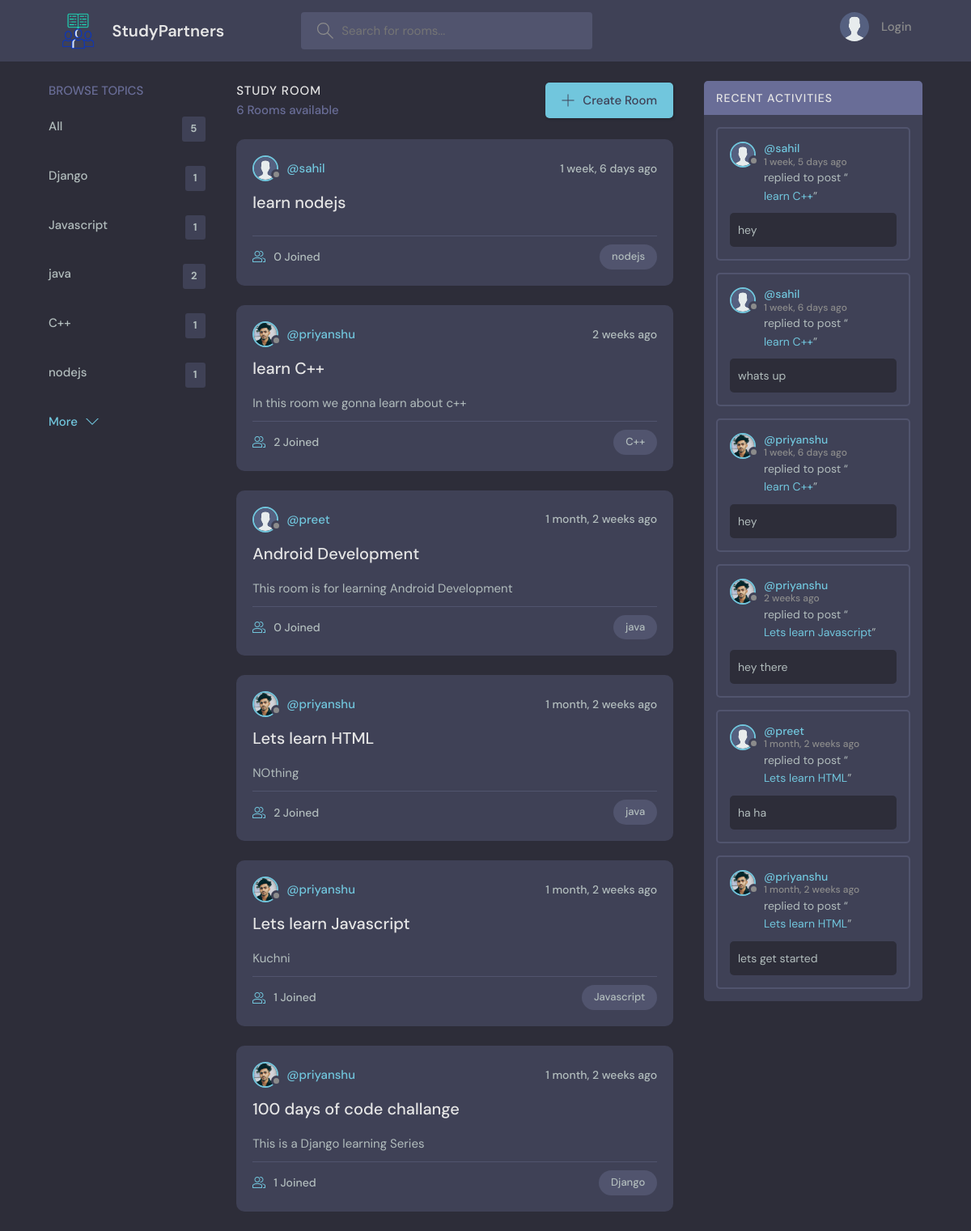
The page / on the database its author committed.
### base/models.py (models this page shows, shortened)
class Topic(models.Model):
    name = models.CharField(max_length=200)

class Room(models.Model):
    host = models.ForeignKey(User, on_delete=models.SET_NULL, null = True)
    topic =  models.ForeignKey(Topic, on_delete=models.SET_NULL, null = True)
    name = models.CharField(max_length=200)
    description = models.TextField(null=True, blank=True)
    participants = models.ManyToManyField(User, related_name='participants', blank=True)
    updated = models.DateTimeField(auto_now=True)
    created = models.DateTimeField(auto_now_add=True)
    class Meta:
        ordering = ['-updated','-created']
    def __str__(self):
        return self.name

class User(AbstractUser):
    name = models.CharField(max_length=200, null=True)
    email = models.EmailField(unique=True)
    bio = models.TextField(null=True)
    avatar = models.ImageField(null=True,default='avatar.svg')
    USERNAME_FIELD = 'email'
    REQUIRED_FIELDS = []

class Message(models.Model):
    user=models.ForeignKey(User, on_delete=models.CASCADE)
    room = models.ForeignKey(Room, on_delete=models.CASCADE)
    body = models.TextField()
    updated = models.DateTimeField(auto_now=True)
    created = models.DateTimeField(auto_now_add=True)
    class Meta:
        ordering = ['-updated','-created']

### base/views.py (the view)
# urls.py: path('', views.home,name = 'home'),
def home(request):
    q = request.GET.get('q') if request.GET.get('q') != None else ''
    rooms = Room.objects.filter(
        Q(topic__name__icontains=q) |
        Q(name__icontains=q) |
        Q(description__icontains=q)
        )
    topics = Topic.objects.all()[0:5]
    room_count = rooms.count()
    room_messages = Message.objects.filter(Q(room__topic__name__icontains=q))
    context = {'rooms': rooms ,'topics': topics ,'room_count':room_count,'room_messages':room_messages}
    return render(request, 'base/home.html' ,context )

### base/templates/base/home.html (shortened to what this page needs)
{%extends 'main.html' %}
{%block content%}
    <main class="layout layout--3">
      <div class="container">
        {% include 'base/topics_component.html'%}
        <div class="roomList">
          <div class="roomList__header">
            <div>
              <h2>Study Room</h2>
              <p>{{room_count}} Rooms available</p>
            </div>
            <a class="btn btn--main" href="{% url 'create-room' %}">
              <svg version="1.1" xmlns="http://www.w3.org/2000/svg" width="32" height="32" viewBox="0 0 32 32">
                <title>add</title>
                <path
                  d="M16.943 0.943h-1.885v14.115h-14.115v1.885h14.115v14.115h1.885v-14.115h14.115v-1.885h-14.115v-14.115z"
                ></path>
              </svg>
              Create Room
            </a>
          </div>
            {%include 'base/feed_component.html'%}
        </div>
        {%include 'base/activity_component.html'%}
      </div>
    </main>
{%endblock%}

### base/templates/base/topics_component.html
<div class="topics">
    <div class="topics__header">
      <h2>Browse Topics</h2>
    </div>
    <ul class="topics__list">
      <li>
        <a href="{% url 'home'%}">All <span>{{topics.count}}</span></a>
      </li>
      {% for topic in topics %}
      <li>
        <a href="{% url 'home'%}?q={{topic.name}}">{{topic.name}} <span>{{topic.room_set.all.count}}</span></a>
      </li>
      {% endfor %}
    </ul>
    <a class="btn btn--link" href="{%url 'topics'%}">
      More
      <svg version="1.1" xmlns="http://www.w3.org/2000/svg" width="32" height="32" viewBox="0 0 32 32">
        <title>chevron-down</title>
        <path d="M16 21l-13-13h-3l16 16 16-16h-3l-13 13z"></path>
      </svg>
    </a>
  </div>

### base/templates/base/feed_component.html (shortened to what this page needs)
{%for room in rooms%}
<div class="roomListRoom">
    <div class="roomListRoom__header">
      <a href="{% url 'user-profile' room.host.id %}" class="roomListRoom__author">
        <div class="avatar avatar--small">
          <img src="{{room.host.avatar.url}}" />
        </div>
        <span>@{{room.host.username}}</span>
      </a>
      <div class="roomListRoom__actions">
        <span>{{room.created|timesince}} ago</span>
      </div>
    </div>
    <div class="roomListRoom__content">
      <a href="{% url 'room' room.id%}">{{room.name}}</a>
      <p>
        {{room.description}}
      </p>
    </div>
    <div class="roomListRoom__meta">
      <a href="{% url 'room' room.id%}" class="roomListRoom__joined">
        {{room.participants.all.count}} Joined
      </a>
      <p class="roomListRoom__topic">{{room.topic.name}}</p>
    </div>
  </div>
{%endfor%}

### base/templates/base/activity_component.html (shortened to what this page needs)
<div class="activities">
    <div class="activities__header">
      <h2>Recent Activities</h2>
    </div>
    {%for message in room_messages%}
    <div class="activities__box">
      <div class="activities__boxHeader roomListRoom__header">
        <a href="{% url 'user-profile' message.user.id %}" class="roomListRoom__author">
          <div class="avatar avatar--small">
            <img src="{{message.user.avatar.url}}" />
          </div>
          <p>
            @{{message.user.username}}
            <span> {{message.created|timesince}} ago</span>
          </p>
        </a>
      </div>
      <div class="activities__boxContent">
        <p>replied to post “<a href="{% url 'room' message.room.id %}">{{message.room}}</a>”</p>
        <div class="activities__boxRoomContent">
            {{message.body}}
        </div>
      </div>
    </div>
    {%endfor%}
  </div>

### rows shown on the page
Topic: name "Django", room_set.all.count "1"
Topic: name "Javascript", room_set.all.count "1"
Topic: name "java", room_set.all.count "2"
Topic: name "C++", room_set.all.count "1"
Topic: name "nodejs", room_set.all.count "1"
Room: host.avatar (placeholder picture), host.username "sahil", created "1 week, 6 days", name "learn nodejs", participants.all.count "0", topic.name "nodejs"
Room: host.avatar (picture), host.username "priyanshu", created "2 weeks", name "learn C++", description "In this room we gonna learn about c++", participants.all.count "2", topic.name "C++"
Room: host.avatar (placeholder picture), host.username "preet", created "1 month, 2 weeks", name "Android Development", description "This room is for learning Android Development", participants.all.count "0", topic.name "java"
Room: host.avatar (picture), host.username "priyanshu", created "1 month, 2 weeks", name "Lets learn HTML", description "NOthing", participants.all.count "2", topic.name "java"
Room: host.avatar (picture), host.username "priyanshu", created "1 month, 2 weeks", name "Lets learn Javascript", description "Kuchni", participants.all.count "1", topic.name "Javascript"
Room: host.avatar (picture), host.username "priyanshu", created "1 month, 2 weeks", name "100 days of code challange", description "This is a Django learning Series", participants.all.count "1", topic.name "Django"
Message: user.avatar (placeholder picture), user.username "sahil", created "1 week, 5 days", room "learn C++", body "hey"
Message: user.avatar (placeholder picture), user.username "sahil", created "1 week, 6 days", room "learn C++", body "whats up"
Message: user.avatar (picture), user.username "priyanshu", created "1 week, 6 days", room "learn C++", body "hey"
Message: user.avatar (picture), user.username "priyanshu", created "2 weeks", room "Lets learn Javascript", body "hey there"
Message: user.avatar (placeholder picture), user.username "preet", created "1 month, 2 weeks", room "Lets learn HTML", body "ha ha"
Message: user.avatar (picture), user.username "priyanshu", created "1 month, 2 weeks", room "Lets learn HTML", body "lets get started"

### other values the page prints
{{ topics.count }} "5"
{{ room_count }} "6"
